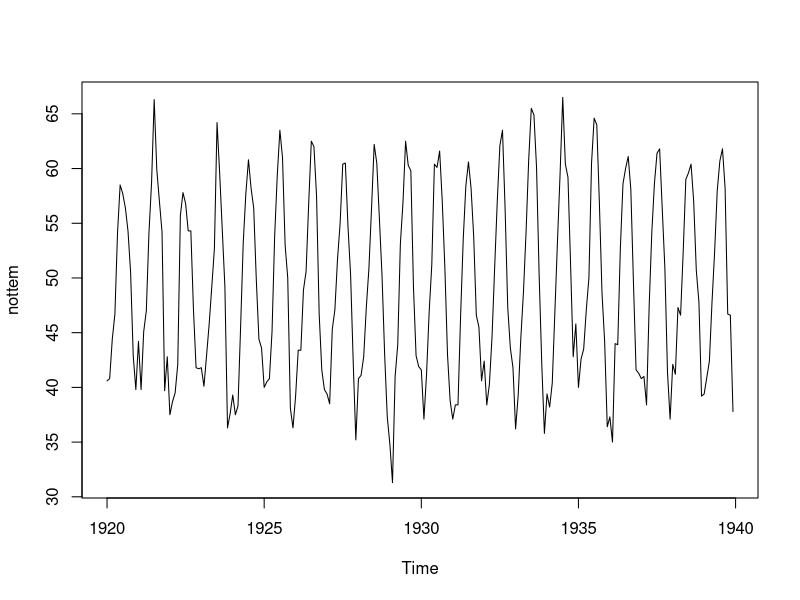
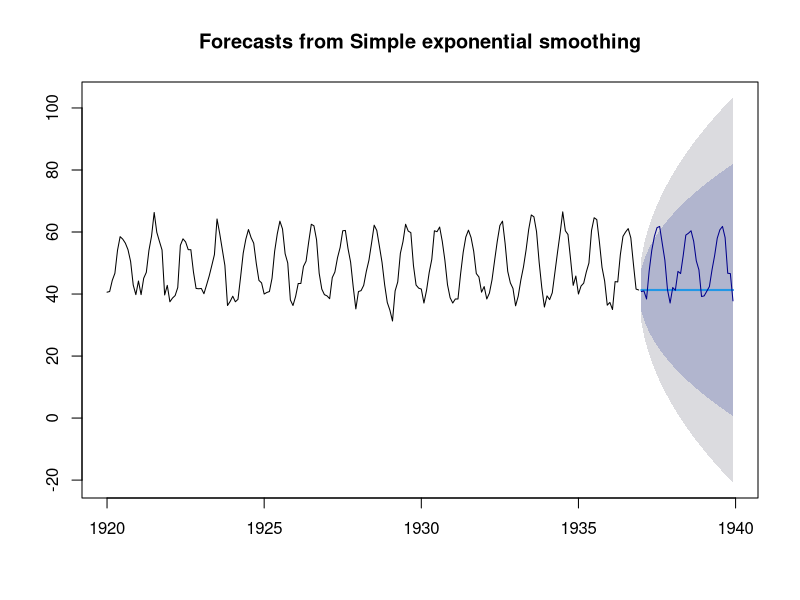
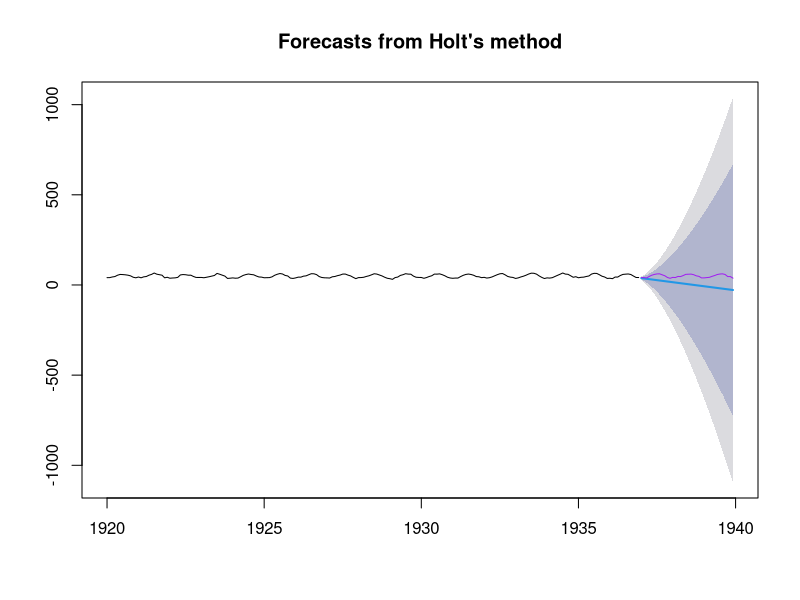
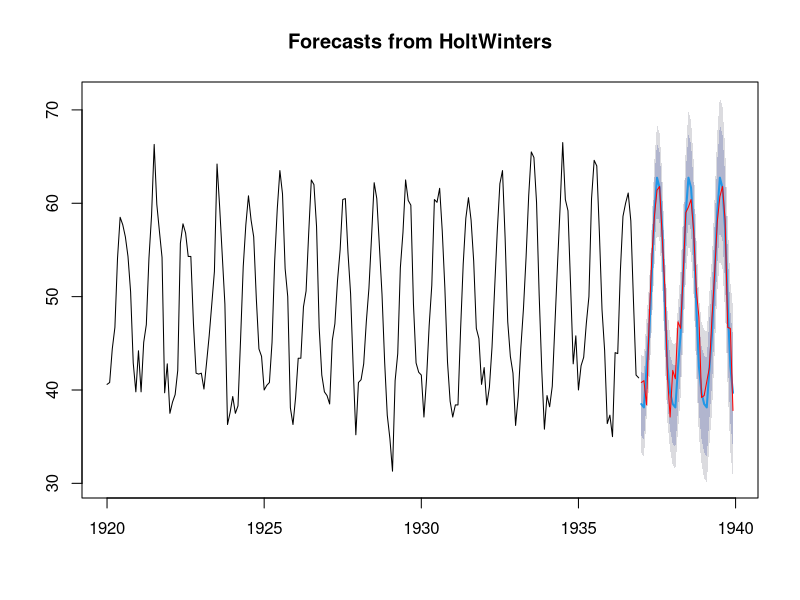

The R script that drew these images, in order: (Note: this script raises an error after producing the figures.)
library(forecast)
data("nottem")
plot(nottem)

#Separamos los datos en subconjuntos
train <- window(nottem, end = c(1936, 12))   # hasta 1936 inclusive
test  <- window(nottem, start = c(1937, 1))  # de 1937 en adelante

#Suavizamiento exponencial

x11()
s_exp<- ses(train, h= 36)
plot(s_exp)
lines(test, col= "darkblue")




#Metodo holt

x11()
m_holt<- holt(train, h= 36)
plot(m_holt)
lines(test, col="purple")

#Holt-Winters
x11()
m_hw<- forecast(HoltWinters(train), h= 36)
plot(m_hw)
lines(test, col= "red")
sumary(m_hw)
